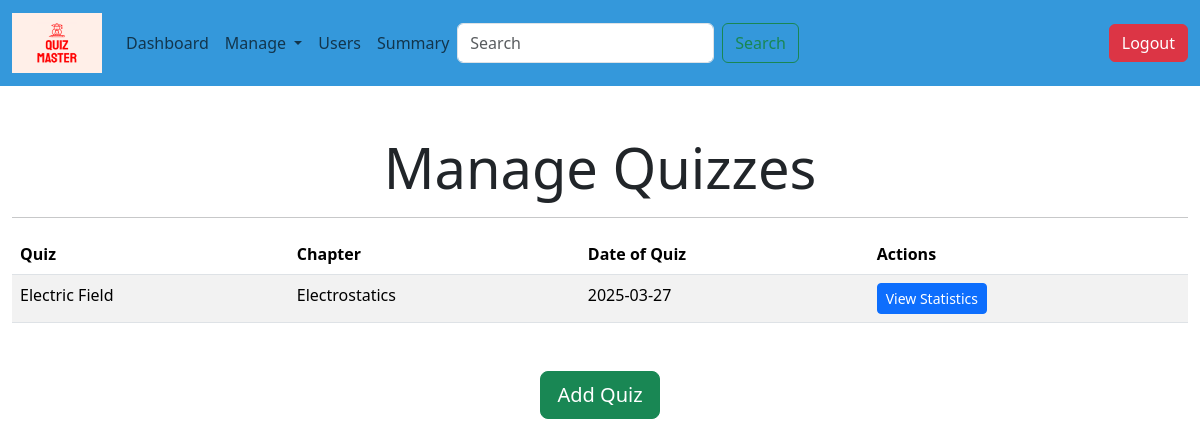
Page /manage_quizzes (signed in) on the earlier database version.
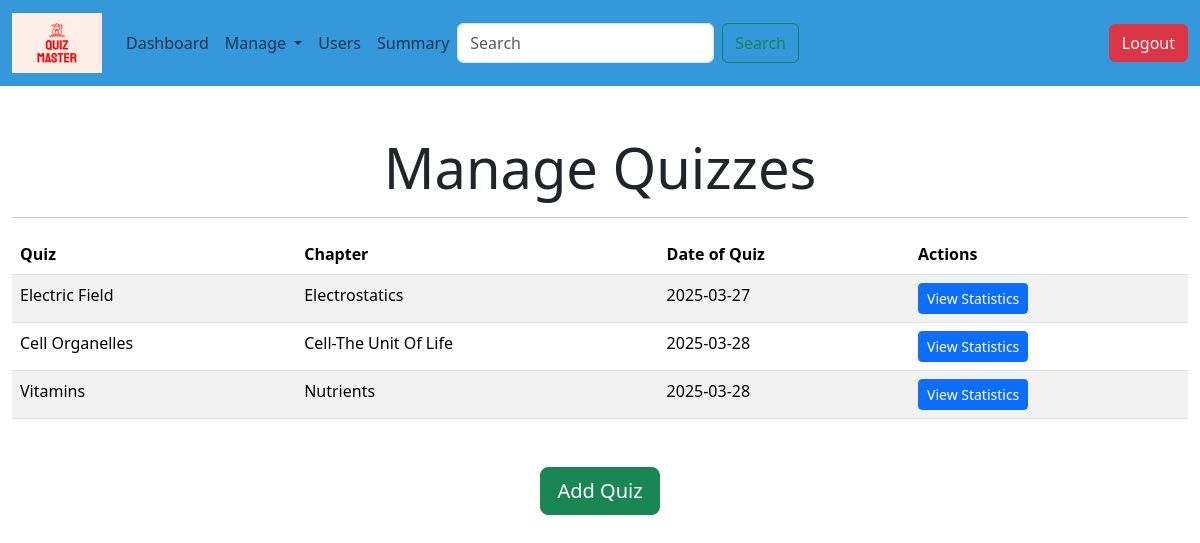
Same page on the later database version.
### controller/models.py (models this page shows)
class Quiz(db.Model):
    id = db.Column(db.Integer, primary_key = True, autoincrement = True)
    chapter_id = db.Column(db.Integer, db.ForeignKey('chapter.id'), nullable = False)
    name = db.Column(db.String(128), nullable = False)
    date_of_quiz = db.Column(db.Date, nullable = False)
    duration = db.Column(db.String(64),nullable = False)
    syllabus = db.Column(db.Text)
    total_questions = db.Column(db.Integer)
    maximum_marks = db.Column(db.Integer)
    questions = db.relationship('Question', backref = 'quiz', lazy = True)
    quiz_attempts = db.relationship('Score', backref = 'quiz', lazy = True)

class Chapter(db.Model):
    id = db.Column(db.Integer, primary_key = True, autoincrement = True)
    subject_id = db.Column(db.Integer, db.ForeignKey('subject.id'), nullable = False)
    name = db.Column(db.String(128), unique = True, nullable = False)
    description = db.Column(db.Text)
    quizzes = db.relationship('Quiz', backref = 'chapter', lazy = True)

### controller/admin_routes.py (the view)
@app.route('/manage_quizzes')
@login_required
def manage_quizzes():
    if current_user.role != 'admin':
        flash('You are not authorized to view this page!')
        return redirect(url_for('home'))
    quizzes = Quiz.query.all()
    chapters = Chapter.query.all()
    current_date = datetime.today().date()
    return render_template('manage_quizzes.html', quizzes=quizzes, chapters=chapters, current_date=current_date)

### controller/authorization_routes.py (called while the page is built)
@login_manager.user_loader
def load_user(user_id):
    return User.query.get(int(user_id))

### templates/manage_quizzes.html (shortened to what this page needs)
{% extends 'base.html' %}
{% block content %}
  <div class="container-fluid mt-5">
    <h1 class="display-4 text-center">Manage Quizzes</h1>
    <hr>
    <div class="table-responsive">
      <table class="table table-striped">
        <thead class="thead-dark">
          <tr>
            <th>Quiz</th>
            <th>Chapter</th>
            <th>Date of Quiz</th>
            <th>Actions</th>
          </tr>
        </thead>
        <tbody>
          {% for quiz in quizzes %}
            <tr>
              <td>{{ quiz.name }}</td>
              <td>{{ quiz.chapter.name }}</td>
              <td>{{ quiz.date_of_quiz }}</td>
              <td>
                {% if quiz.date_of_quiz > current_date %}
                  <a href="{{ url_for('edit_quiz', quiz_id=quiz.id) }}" class="btn btn-primary btn-sm">Edit</a>
                  <a href="{{ url_for('delete_quiz', quiz_id=quiz.id) }}" onclick="return confirm('Are you sure you want to delete?')" class="btn btn-danger btn-sm">Delete</a>
                  <a href="{{ url_for('add_question', quiz_id=quiz.id) }}" class="btn btn-success btn-sm">Add Question</a>
                {% else %}
                  <a href="{{ url_for('quiz_summary', quiz_id=quiz.id) }}" class="btn btn-primary btn-sm">View Statistics</a>
                {% endif %}
              </td>
            </tr>
          {% endfor %}
        </tbody>
      </table>
    </div>
    <div class="text-center mt-3">
      <a href="{{ url_for('add_quiz') }}" class="btn btn-success btn-lg mt-3">Add Quiz</a>
    </div>
  </div>
{% endblock %}

Differences in the rows shown:
added Quiz: name "Cell Organelles", chapter.name "Cell-The Unit Of Life", date_of_quiz "2025-03-28"
added Quiz: name "Vitamins", chapter.name "Nutrients", date_of_quiz "2025-03-28"
